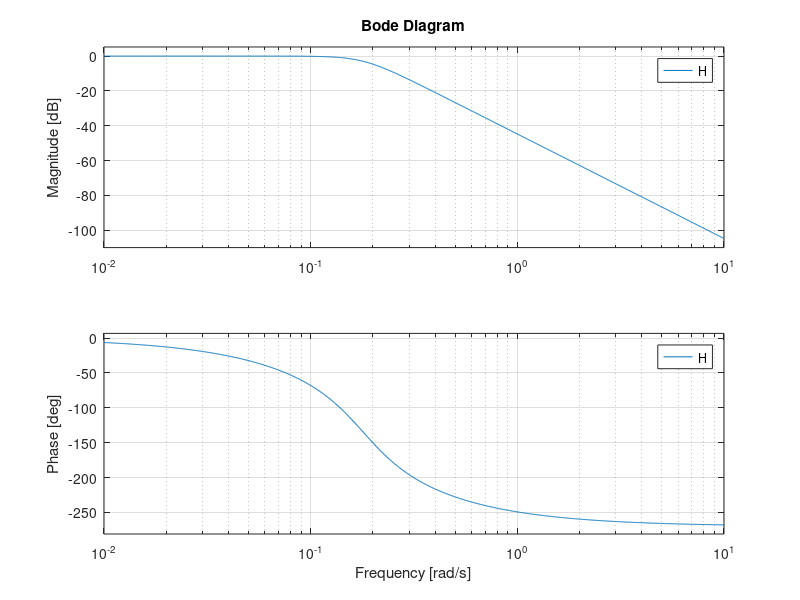

Here is the MATLAB script that generated this plot:
clear all;
close all;

fp = 1000;
fs = 5000;

sampleRate = 70000;  %it is assumed that sampling rate is 70kHz

Wp = 2*pi*fp/(sampleRate/2); 
Ws = 2*pi*fs/(sampleRate/2);

[n,Wn] = buttord(Wp,Ws,3,60);

[num,den] = butter(n,Wn,'s');

H=tf(num,den)

bode(H)

